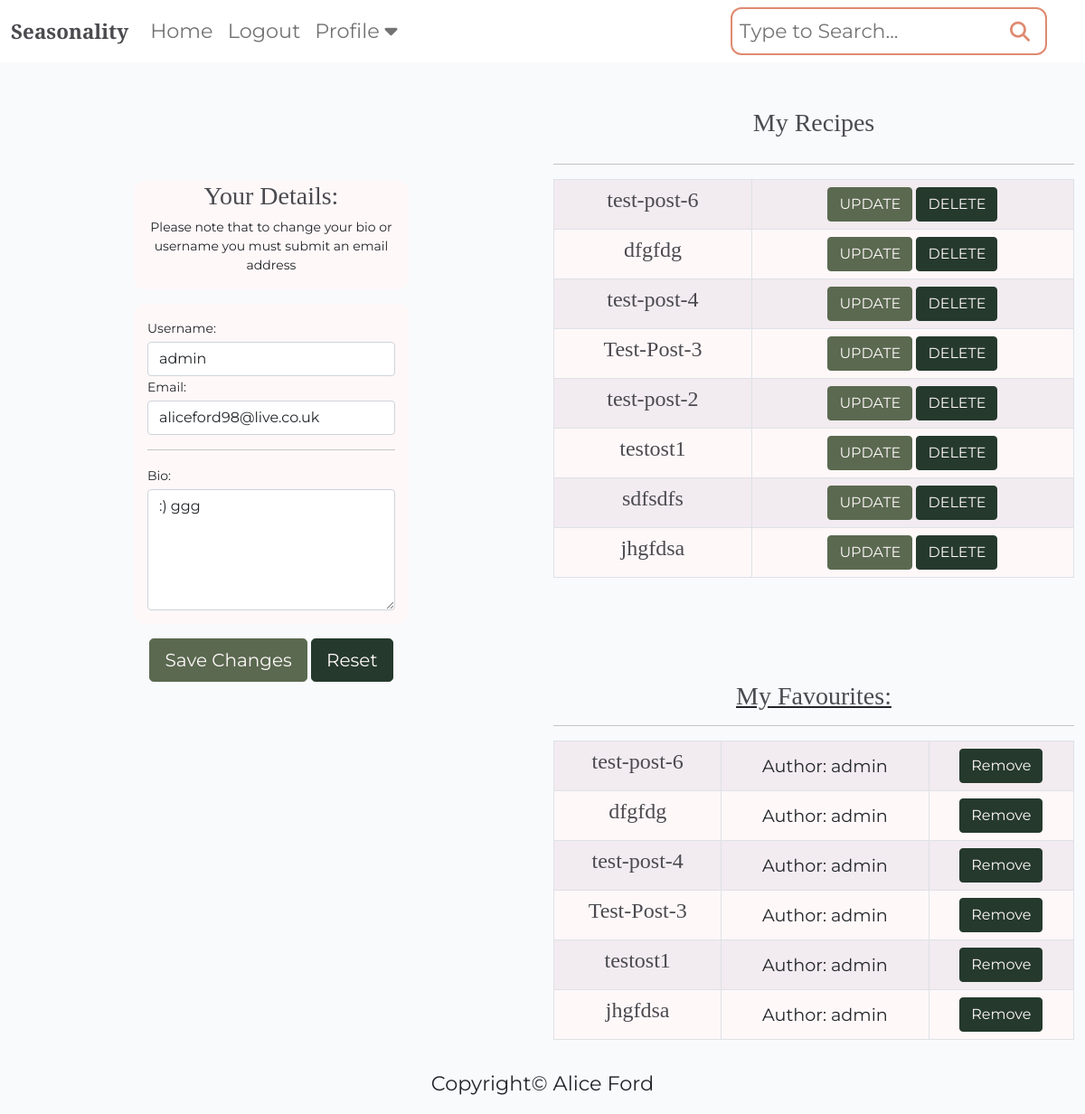
The page /profile/profiles/profile/ (signed in) on the database as committed earlier.
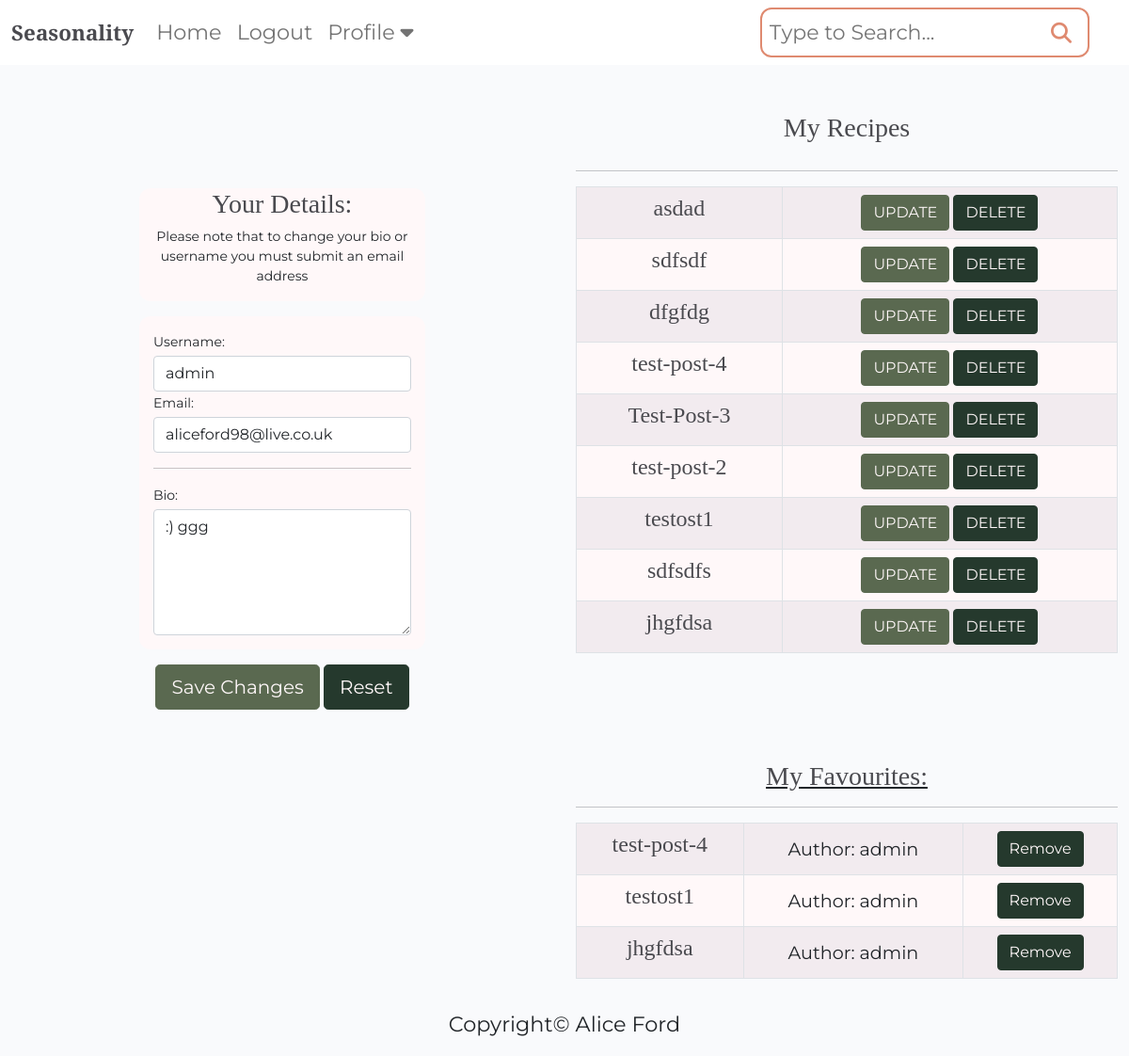
The same page on the database as committed later.
### recipebook/models.py (models this page shows, shortened)
class Recipe(models.Model):
    class NewManager(models.Manager):
        def get_queryset(self):
            return super().get_queryset() .filter()
    title = models.CharField(max_length=200, unique=True)
    slug = models.SlugField(max_length=200, unique=True)
    author = models.ForeignKey(
        User, on_delete=models.CASCADE, related_name="recipes"
    )
    diet = models.ForeignKey(
        Diet, on_delete=models.CASCADE, default=True, null=False)
    season = models.ForeignKey(
        Season, on_delete=models.CASCADE, default=True, null=False)
    featured_image = CloudinaryField('image', default='placeholder')
    updated_on = models.DateTimeField(auto_now=True)
    content = models.TextField()
    created_on = models.DateTimeField(auto_now_add=True)
    status = models.IntegerField(choices=STATUS, default=0)
    ingredients = models.TextField(default='placeholder')
    calories = models.IntegerField(default=0)
    fat = models.IntegerField(default=0)
    protein = models.IntegerField(default=0)
    carbs = models.IntegerField(default=0)
    servs = models.IntegerField(default=0)
    favourites = models.ManyToManyField(
        User, related_name='favourite', default=None, blank=True)
    objects = models.Manager()
    newmanager = NewManager()
    class Meta:
        ordering = ["-created_on"]

### profiles/views.py (the view)
# urls.py: path('profiles/profile/', views.profile, name='profile'),
@login_required
def profile(request):
    if request.method == 'POST':
        user_form = UpdateUserForm(request.POST, instance=request.user)
        profile_form = UpdateProfileForm(
            request.POST, request.FILES, instance=request.user.profile)
        if user_form.is_valid() and profile_form.is_valid():
            user_form.save()
            profile_form.save()
            saved = True
            return render(request, 'profile.html', {
                'user_form': user_form,
                'profile_form': profile_form,
                "saved": True
                })
    else:
        user_form = UpdateUserForm(instance=request.user)
        profile_form = UpdateProfileForm(instance=request.user.profile)
        saved = False
    recipes = Recipe.objects.all()
    new = Recipe.newmanager.filter(favourites=request.user)
    return render(request, 'profile.html', {
        'user_form': user_form,
        'profile_form': profile_form,
        "saved": saved,
        "recipes": recipes,
        "new": new,
        })

### profiles/forms.py
class UpdateUserForm(forms.ModelForm):
    username = forms.CharField(max_length=100,
                               required=True,
                               widget=forms.TextInput(attrs={'class': 'form-control'}))
    email = forms.EmailField(required=True,
                             widget=forms.TextInput(attrs={'class': 'form-control'}))
    class Meta:
        model = User
        fields = ['username', 'email']

class UpdateProfileForm(forms.ModelForm):
    bio = forms.CharField(widget=forms.Textarea(attrs={'class': 'form-control', 'rows': 5}))
    class Meta:
        model = Profile
        fields = ['bio']

### profiles/templates/profile.html (shortened to what the changed rows need)
{% extends "base/base.html" %}
{% block content %}
<div class="container-fluid">
    <div class="row no-gutter">
        <div class="col-md-6 d-none d-md-flex">
            <div class="row">
                <div class="text-center">
                    <table class="table table-striped table-hover table-bordered profile-table">
                        {% for recipe in recipes %}
                        {% if recipe.author.id is user.id %}
                        <tr>
                            <td>
                                <a href="{% url 'recipe_detail' recipe.slug  %}">
                                    <h4>{{ recipe.title }}</h4>
                                </a>
                            </td>
                            {% if user.is_authenticated %}
                            <td class="align-right">
                                <a href="{% url 'update_recipe' recipe.id %}" class="btn btn-profile">UPDATE</a>
                                <a href="{% url 'recipe_detail' recipe.slug  %}" class="btn btn-remove">DELETE</a>
                                {% endif %}
                                {% endif %}
                            </td>
                        </tr>
                        {% endfor %}
                    </table>
                    <br /></br />
                </div>
                <div class="text-center">
                    <table class="table table-striped table-hover table-bordered profile-table">
                        {% for recipe in new %}
                        <tr>
                            <td class="align-right">
                                <a href="{% url 'recipe_detail' recipe.slug  %}" class="recipe-link">
                                    <h4>{{ recipe.title }}</h4>
                                </a>
                            </td>
                            <td>
                                <p class="author">Author: {{ recipe.author }}</p>
                            </td>
                            <td>
                                <a href="{% url 'favourite_add' recipe.id %}" class="btn btn-remove">Remove</a>
                            </td>
                        </tr>
                        {% endfor %}
                    </table>
                </div>
            </div>
        </div>
    </div>
</div>
{% endblock %}

Rows that differ between the two databases and show on the page:
removed Recipe: title "test-post-6", author "admin"
no longer on one of the page's lists (row unchanged): Recipe: title "dfgfdg", author "admin"
no longer on one of the page's lists (row unchanged): Recipe: title "Test-Post-3", author "admin"
added Recipe: title "asdad", shown under "My Recipes"
added Recipe: title "sdfsdf", shown under "My Recipes"
